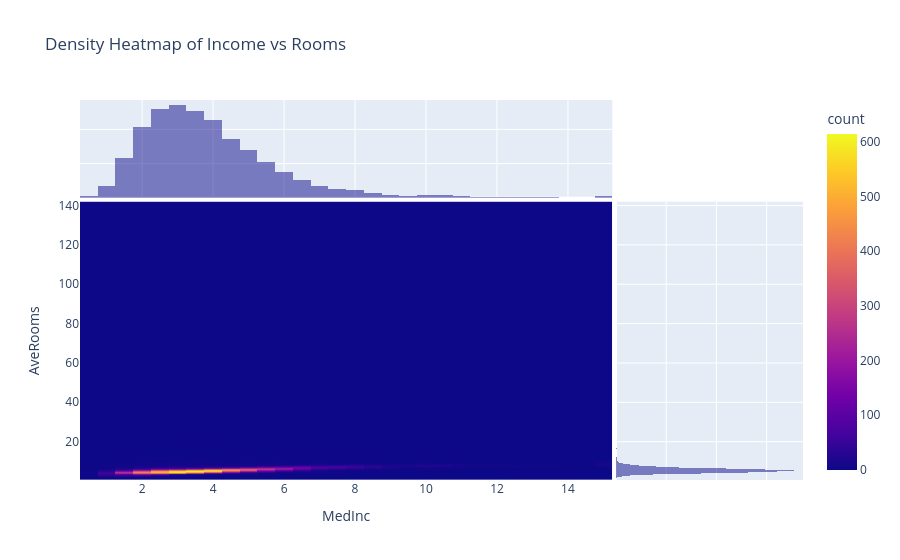

Notebook code cell kept with this figure:
### Code cell
import plotly.express as px

fig = px.density_heatmap(df, x="MedInc", y="AveRooms",
                         title="Density Heatmap of Income vs Rooms",
                         marginal_x="histogram",
                         marginal_y="histogram")
fig.show()

### Figure 1 — Plotly figure (JSON) as saved in the notebook; plotly's stock layout.template omitted (floating-point values rounded to 4 significant figures; data arrays with more than 128 entries replaced by an {"elided": "..."} marker saying what was removed)
{"data": [{"coloraxis": "coloraxis", "hovertemplate": "MedInc=%{x}<br>AveRooms=%{y}<br>count=%{z}<extra></extra>", "name": "", "x": {"elided": "20640 float values"}, "xaxis": "x", "xbingroup": "x", "y": {"elided": "20640 float values"}, "yaxis": "y", "ybingroup": "y", "type": "histogram2d"}, {"bingroup": "x", "hovertemplate": "MedInc=%{x}<br>count=%{y}<extra></extra>", "legendgroup": "", "marker": {"color": "#0d0887"}, "name": "", "opacity": 0.5, "showlegend": false, "x": {"elided": "20640 float values"}, "xaxis": "x3", "yaxis": "y3", "type": "histogram"}, {"bingroup": "y", "hovertemplate": "AveRooms=%{y}<br>count=%{x}<extra></extra>", "legendgroup": "", "marker": {"color": "#0d0887"}, "name": "", "opacity": 0.5, "showlegend": false, "xaxis": "x2", "y": {"elided": "20640 float values"}, "yaxis": "y2", "type": "histogram"}], "layout": {"xaxis": {"anchor": "y", "domain": [0.0, 0.7363], "title": {"text": "MedInc"}}, "yaxis": {"anchor": "x", "domain": [0.0, 0.7326], "title": {"text": "AveRooms"}}, "xaxis2": {"anchor": "y2", "domain": [0.7413, 1.0], "matches": "x2", "showticklabels": false, "showline": false, "ticks": "", "showgrid": true}, "yaxis2": {"anchor": "x2", "domain": [0.0, 0.7326], "matches": "y", "showticklabels": false, "showgrid": true}, "xaxis3": {"anchor": "y3", "domain": [0.0, 0.7363], "matches": "x", "showticklabels": false, "showgrid": true}, "yaxis3": {"anchor": "x3", "domain": [0.7426, 1.0], "matches": "y3", "showticklabels": false, "showline": false, "ticks": "", "showgrid": true}, "xaxis4": {"anchor": "y4", "domain": [0.7413, 1.0], "matches": "x2", "showticklabels": false, "showgrid": true, "showline": false, "ticks": ""}, "yaxis4": {"anchor": "x4", "domain": [0.7426, 1.0], "matches": "y3", "showticklabels": false, "showline": false, "ticks": "", "showgrid": true}, "coloraxis": {"colorbar": {"title": {"text": "count"}}, "colorscale": [[0.0, "#0d0887"], [0.1111, "#46039f"], [0.2222, "#7201a8"], [0.3333, "#9c179e"], [0.4444, "#bd3786"], [0.5556, "#d8576b"], [0.6667, "#ed7953"], [0.7778, "#fb9f3a"], [0.8889, "#fdca26"], [1.0, "#f0f921"]]}, "legend": {"tracegroupgap": 0}, "title": {"text": "Density Heatmap of Income vs Rooms"}, "barmode": "overlay"}}
